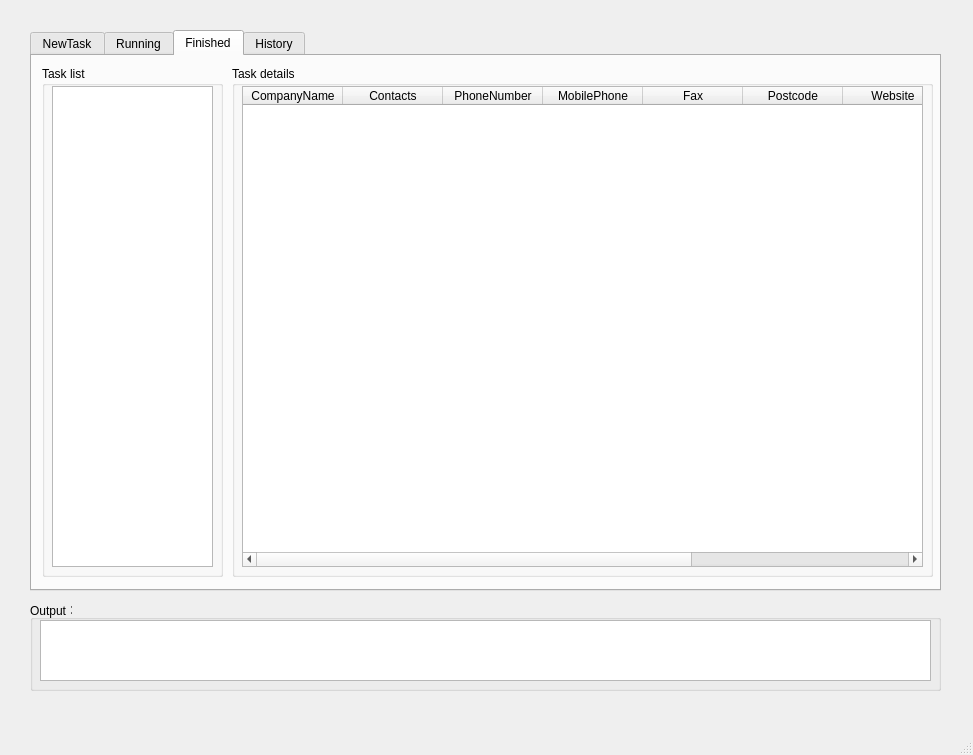
<?xml version="1.0" encoding="UTF-8"?>
<ui version="4.0">
 <class>MainWindow</class>
 <widget class="QMainWindow" name="MainWindow">
  <property name="geometry">
   <rect>
    <x>0</x>
    <y>0</y>
    <width>973</width>
    <height>755</height>
   </rect>
  </property>
  <property name="windowTitle">
   <string>MainWindow</string>
  </property>
  <widget class="QWidget" name="centralwidget">
   <widget class="QTabWidget" name="tbwg_menubar">
    <property name="geometry">
     <rect>
      <x>30</x>
      <y>30</y>
      <width>911</width>
      <height>561</height>
     </rect>
    </property>
    <property name="currentIndex">
     <number>2</number>
    </property>
    <widget class="QWidget" name="newtask_2">
     <attribute name="title">
      <string>NewTask</string>
     </attribute>
     <widget class="QLineEdit" name="le_search_keywords_2">
      <property name="geometry">
       <rect>
        <x>70</x>
        <y>70</y>
        <width>131</width>
        <height>20</height>
       </rect>
      </property>
     </widget>
     <widget class="QPushButton" name="pb_new_task_2">
      <property name="geometry">
       <rect>
        <x>470</x>
        <y>430</y>
        <width>75</width>
        <height>23</height>
       </rect>
      </property>
      <property name="text">
       <string>Ok</string>
      </property>
     </widget>
     <widget class="QLabel" name="lb_search_conditions_2">
      <property name="geometry">
       <rect>
        <x>10</x>
        <y>70</y>
        <width>54</width>
        <height>12</height>
       </rect>
      </property>
      <property name="text">
       <string>Search：</string>
      </property>
     </widget>
     <widget class="QToolButton" name="toolButton_2">
      <property name="geometry">
       <rect>
        <x>160</x>
        <y>20</y>
        <width>37</width>
        <height>18</height>
       </rect>
      </property>
      <property name="text">
       <string>...</string>
      </property>
     </widget>
     <widget class="QLabel" name="lb_current_site_2">
      <property name="geometry">
       <rect>
        <x>70</x>
        <y>20</y>
        <width>91</width>
        <height>16</height>
       </rect>
      </property>
      <property name="text">
       <string>ali</string>
      </property>
     </widget>
     <widget class="QLabel" name="lb_task_name_2">
      <property name="geometry">
       <rect>
        <x>250</x>
        <y>20</y>
        <width>60</width>
        <height>16</height>
       </rect>
      </property>
      <property name="text">
       <string>Task Name:</string>
      </property>
     </widget>
     <widget class="QLineEdit" name="le_task_name_2">
      <property name="geometry">
       <rect>
        <x>310</x>
        <y>20</y>
        <width>133</width>
        <height>20</height>
       </rect>
      </property>
     </widget>
     <widget class="QLabel" name="lb_site_name_2">
      <property name="geometry">
       <rect>
        <x>10</x>
        <y>20</y>
        <width>60</width>
        <height>16</height>
       </rect>
      </property>
      <property name="text">
       <string>Site name</string>
      </property>
     </widget>
     <widget class="QPushButton" name="pbSwitchWebsite_2">
      <property name="geometry">
       <rect>
        <x>550</x>
        <y>430</y>
        <width>75</width>
        <height>23</height>
       </rect>
      </property>
      <property name="text">
       <string>Clear</string>
      </property>
     </widget>
    </widget>
    <widget class="QWidget" name="processing_tasks_2">
     <attribute name="title">
      <string>Running</string>
     </attribute>
     <widget class="QGroupBox" name="gb_processing_tasks_2">
      <property name="geometry">
       <rect>
        <x>10</x>
        <y>10</y>
        <width>171</width>
        <height>491</height>
       </rect>
      </property>
      <property name="title">
       <string>Task list</string>
      </property>
      <widget class="QListWidget" name="lw_processing_tasks_2">
       <property name="geometry">
        <rect>
         <x>10</x>
         <y>20</y>
         <width>151</width>
         <height>461</height>
        </rect>
       </property>
      </widget>
     </widget>
     <widget class="QGroupBox" name="gb_processing_task_details_2">
      <property name="geometry">
       <rect>
        <x>190</x>
        <y>10</y>
        <width>691</width>
        <height>491</height>
       </rect>
      </property>
      <property name="title">
       <string>Task Details</string>
      </property>
      <widget class="QTableWidget" name="tw_processing_task_details_2">
       <property name="geometry">
        <rect>
         <x>10</x>
         <y>20</y>
         <width>671</width>
         <height>461</height>
        </rect>
       </property>
       <column>
        <property name="text">
         <string>CompanyName</string>
        </property>
       </column>
       <column>
        <property name="text">
         <string>Contacts</string>
        </property>
       </column>
       <column>
        <property name="text">
         <string>PhoneNumber</string>
        </property>
       </column>
       <column>
        <property name="text">
         <string>MobilePhone</string>
        </property>
       </column>
       <column>
        <property name="text">
         <string>Fax</string>
        </property>
       </column>
       <column>
        <property name="text">
         <string>Postcode</string>
        </property>
       </column>
       <column>
        <property name="text">
         <string>Website</string>
        </property>
       </column>
       <column>
        <property name="text">
         <string>address</string>
        </property>
       </column>
       <column>
        <property name="text">
         <string>Details</string>
        </property>
       </column>
      </widget>
     </widget>
    </widget>
    <widget class="QWidget" name="finished_tasks_2">
     <attribute name="title">
      <string>Finished</string>
     </attribute>
     <widget class="QGroupBox" name="gb_finished_task_details_2">
      <property name="geometry">
       <rect>
        <x>200</x>
        <y>10</y>
        <width>701</width>
        <height>511</height>
       </rect>
      </property>
      <property name="title">
       <string>Task details</string>
      </property>
      <widget class="QTableWidget" name="tw_finished_task_details_2">
       <property name="geometry">
        <rect>
         <x>10</x>
         <y>20</y>
         <width>681</width>
         <height>481</height>
        </rect>
       </property>
       <column>
        <property name="text">
         <string>CompanyName</string>
        </property>
       </column>
       <column>
        <property name="text">
         <string>Contacts</string>
        </property>
       </column>
       <column>
        <property name="text">
         <string>PhoneNumber</string>
        </property>
       </column>
       <column>
        <property name="text">
         <string>MobilePhone</string>
        </property>
       </column>
       <column>
        <property name="text">
         <string>Fax</string>
        </property>
       </column>
       <column>
        <property name="text">
         <string>Postcode</string>
        </property>
       </column>
       <column>
        <property name="text">
         <string>Website</string>
        </property>
       </column>
       <column>
        <property name="text">
         <string>Address</string>
        </property>
       </column>
       <column>
        <property name="text">
         <string>Details</string>
        </property>
       </column>
      </widget>
     </widget>
     <widget class="QGroupBox" name="gb_finished_tasks_2">
      <property name="geometry">
       <rect>
        <x>10</x>
        <y>10</y>
        <width>181</width>
        <height>511</height>
       </rect>
      </property>
      <property name="title">
       <string>Task list</string>
      </property>
      <widget class="QListWidget" name="lw_finished_tasks_2">
       <property name="geometry">
        <rect>
         <x>10</x>
         <y>20</y>
         <width>161</width>
         <height>481</height>
        </rect>
       </property>
      </widget>
     </widget>
    </widget>
    <widget class="QWidget" name="history_tasks_2">
     <attribute name="title">
      <string>History</string>
     </attribute>
     <widget class="QGroupBox" name="gb_date_2">
      <property name="geometry">
       <rect>
        <x>10</x>
        <y>10</y>
        <width>141</width>
        <height>431</height>
       </rect>
      </property>
      <property name="title">
       <string>Date</string>
      </property>
     </widget>
    </widget>
   </widget>
   <widget class="QGroupBox" name="gb_output">
    <property name="geometry">
     <rect>
      <x>30</x>
      <y>600</y>
      <width>911</width>
      <height>91</height>
     </rect>
    </property>
    <property name="title">
     <string>Output：</string>
    </property>
    <widget class="QListWidget" name="lw_output_2">
     <property name="geometry">
      <rect>
       <x>10</x>
       <y>20</y>
       <width>891</width>
       <height>61</height>
      </rect>
     </property>
    </widget>
   </widget>
  </widget>
  <widget class="QMenuBar" name="menubar">
   <property name="geometry">
    <rect>
     <x>0</x>
     <y>0</y>
     <width>973</width>
     <height>21</height>
    </rect>
   </property>
  </widget>
  <widget class="QStatusBar" name="statusbar"/>
 </widget>
 <resources/>
 <connections/>
</ui>
